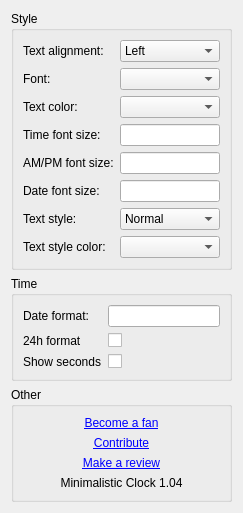
<?xml version="1.0" encoding="UTF-8"?>
<ui version="4.0">
 <class>plasmoidConfig</class>
 <widget class="QWidget" name="plasmoidConfig">
  <property name="geometry">
   <rect>
    <x>0</x>
    <y>0</y>
    <width>243</width>
    <height>453</height>
   </rect>
  </property>
  <property name="sizePolicy">
   <sizepolicy hsizetype="Expanding" vsizetype="Preferred">
    <horstretch>0</horstretch>
    <verstretch>0</verstretch>
   </sizepolicy>
  </property>
  <layout class="QVBoxLayout" name="verticalLayout">
   <item>
    <widget class="QGroupBox" name="fontsGroupBox">
     <property name="title">
      <string>Style</string>
     </property>
     <layout class="QHBoxLayout" name="horizontalLayout_2">
      <item>
       <layout class="QFormLayout" name="formLayout_2">
        <item row="0" column="0">
         <widget class="QLabel" name="label">
          <property name="text">
           <string>Text alignment:</string>
          </property>
         </widget>
        </item>
        <item row="0" column="1">
         <widget class="KComboBox" name="kcfg_textAlignment">
          <property name="sizePolicy">
           <sizepolicy hsizetype="Expanding" vsizetype="Fixed">
            <horstretch>0</horstretch>
            <verstretch>0</verstretch>
           </sizepolicy>
          </property>
          <item>
           <property name="text">
            <string>Left</string>
           </property>
          </item>
          <item>
           <property name="text">
            <string>Center</string>
           </property>
          </item>
          <item>
           <property name="text">
            <string>Right</string>
           </property>
          </item>
         </widget>
        </item>
        <item row="1" column="0">
         <widget class="QLabel" name="label">
          <property name="text">
           <string>Font:</string>
          </property>
         </widget>
        </item>
        <item row="1" column="1">
         <widget class="KFontComboBox" name="kcfg_textFont">
          <property name="sizePolicy">
           <sizepolicy hsizetype="Expanding" vsizetype="Fixed">
            <horstretch>0</horstretch>
            <verstretch>0</verstretch>
           </sizepolicy>
          </property>
         </widget>
        </item>
        <item row="2" column="0">
         <widget class="QLabel" name="label_2">
          <property name="text">
           <string>Text color:</string>
          </property>
         </widget>
        </item>
        <item row="2" column="1">
         <widget class="KColorCombo" name="kcfg_textColor">
          <property name="sizePolicy">
           <sizepolicy hsizetype="Expanding" vsizetype="Fixed">
            <horstretch>0</horstretch>
            <verstretch>0</verstretch>
           </sizepolicy>
          </property>
         </widget>
        </item>
        <item row="3" column="0">
         <widget class="QLabel" name="label">
          <property name="text">
           <string>Time font size:</string>
          </property>
         </widget>
        </item>
        <item row="3" column="1">
         <widget class="KLineEdit" name="kcfg_timeStringFontSize"/>
        </item>
        <item row="4" column="0">
         <widget class="QLabel" name="label">
          <property name="text">
           <string>AM/PM font size:</string>
          </property>
         </widget>
        </item>
        <item row="4" column="1">
         <widget class="KLineEdit" name="kcfg_ampmStringFontSize"/>
        </item>
        <item row="5" column="0">
         <widget class="QLabel" name="label">
          <property name="text">
           <string>Date font size:</string>
          </property>
         </widget>
        </item>
        <item row="5" column="1">
         <widget class="KLineEdit" name="kcfg_dateStringFontSize"/>
        </item>
        <item row="6" column="0">
         <widget class="QLabel" name="label">
          <property name="text">
           <string>Text style:</string>
          </property>
         </widget>
        </item>
        <item row="6" column="1">
         <widget class="KComboBox" name="kcfg_fontStyleName">
          <property name="sizePolicy">
           <sizepolicy hsizetype="Expanding" vsizetype="Fixed">
            <horstretch>0</horstretch>
            <verstretch>0</verstretch>
           </sizepolicy>
          </property>
          <item>
           <property name="text">
            <string>Normal</string>
           </property>
          </item>
          <item>
           <property name="text">
            <string>Raised</string>
           </property>
          </item>
          <item>
           <property name="text">
            <string>Outlined</string>
           </property>
          </item>
          <item>
           <property name="text">
            <string>Sunken</string>
           </property>
          </item>
         </widget>
        </item>
        <item row="7" column="0">
         <widget class="QLabel" name="label_2">
          <property name="text">
           <string>Text style color:</string>
          </property>
         </widget>
        </item>
        <item row="7" column="1">
         <widget class="KColorCombo" name="kcfg_fontStyleColor">
          <property name="sizePolicy">
           <sizepolicy hsizetype="Expanding" vsizetype="Fixed">
            <horstretch>0</horstretch>
            <verstretch>0</verstretch>
           </sizepolicy>
          </property>
         </widget>
        </item>
       </layout>
      </item>
     </layout>
    </widget>
   </item>
   <item>
    <widget class="QGroupBox" name="settingsGroupBox">
     <property name="title">
      <string>Time</string>
     </property>
     <layout class="QHBoxLayout" name="horizontalLayout">
      <item>
       <layout class="QFormLayout" name="formLayout">
        <property name="fieldGrowthPolicy">
         <enum>QFormLayout::AllNonFixedFieldsGrow</enum>
        </property>
        <item row="0" column="0">
         <widget class="QLabel" name="label">
          <property name="text">
           <string>Date format:</string>
          </property>
         </widget>
        </item>
        <item row="0" column="1">
         <widget class="KLineEdit" name="kcfg_dateStringFormat">
          <property name="toolTip">
           <string>&lt;html&gt;&lt;head/&gt;&lt;body&gt;&lt;p&gt;&lt;span style=&quot; font-size:9pt;&quot;&gt;This is a richtext field. You are able to write it like:&lt;/span&gt;&lt;/p&gt;&lt;p align=&quot;center&quot;&gt;&lt;span style=&quot; font-size:10pt; font-style:italic;&quot;&gt;dddd&amp;lt;br/&amp;gt; d MMMM&lt;/span&gt;&lt;/p&gt;&lt;p align=&quot;center&quot;&gt;&lt;span style=&quot; font-size:10pt;&quot;&gt;or&lt;/span&gt;&lt;/p&gt;&lt;p align=&quot;center&quot;&gt;&lt;span style=&quot; font-size:10pt; font-style:italic;&quot;&gt;dddd&amp;lt;span style='color:#f00'&amp;gt;d&amp;lt;/span&amp;gt; MMMM&lt;/span&gt;&lt;/p&gt;&lt;/body&gt;&lt;/html&gt;</string>
          </property>
         </widget>
        </item>
        <item row="1" column="0">
         <widget class="QLabel" name="label">
          <property name="text">
           <string>24h format</string>
          </property>
         </widget>
        </item>
        <item row="1" column="1">
         <widget class="KCheckBox" name="kcfg_timeFormat"/>
        </item>
        <item row="2" column="0">
         <widget class="QLabel" name="label">
          <property name="text">
           <string>Show seconds</string>
          </property>
         </widget>
        </item>
        <item row="2" column="1">
         <widget class="KCheckBox" name="kcfg_showSeconds"/>
        </item>
       </layout>
      </item>
     </layout>
    </widget>
   </item>
   <item>
    <widget class="QGroupBox" name="otherGroupBox">
     <property name="title">
      <string>Other</string>
     </property>
     <layout class="QVBoxLayout" name="verticalLayout_2">
      <item>
       <widget class="QLabel" name="label_3">
        <property name="text">
         <string>&lt;a href='http://kde-apps.org/content/show.php?action=fan&amp;content=165712&amp;fan=become'&gt;Become a fan&lt;/a&gt;</string>
        </property>
        <property name="textFormat">
         <enum>Qt::RichText</enum>
        </property>
        <property name="alignment">
         <set>Qt::AlignCenter</set>
        </property>
       </widget>
      </item>
      <item>
       <widget class="QLabel" name="label_4">
        <property name="text">
         <string>&lt;a href='https://github.com/vityafx/MinimalisticClock'&gt;Contribute&lt;/a&gt;</string>
        </property>
        <property name="textFormat">
         <enum>Qt::RichText</enum>
        </property>
        <property name="alignment">
         <set>Qt::AlignCenter</set>
        </property>
       </widget>
      </item>
      <item>
       <widget class="QLabel" name="label_5">
        <property name="text">
         <string>&lt;a href='http://kde-apps.org/comments/add.php?type=1&amp;forumpage=-1&amp;content=165712'&gt;Make a review&lt;/a&gt;</string>
        </property>
        <property name="textFormat">
         <enum>Qt::RichText</enum>
        </property>
        <property name="alignment">
         <set>Qt::AlignCenter</set>
        </property>
       </widget>
      </item>
            
      <item>
       <widget class="QLabel" name="label_6">
        <property name="text">
         <string>Minimalistic Clock 1.04</string>
        </property>
        <property name="alignment">
         <set>Qt::AlignCenter</set>
        </property>
       </widget>
      </item>
     </layout>
    </widget>
   </item>
  </layout>
 </widget>
 <customwidgets>
  <customwidget>
   <class>KColorCombo</class>
   <extends>QComboBox</extends>
   <header>kcolorcombo.h</header>
  </customwidget>
  <customwidget>
   <class>KLineEdit</class>
   <extends>QLineEdit</extends>
   <header>klineedit.h</header>
  </customwidget>
  <customwidget>
   <class>KCheckBox</class>
   <extends>QCheckBox</extends>
   <header>kcheckbox.h</header>
  </customwidget>
  <customwidget>
   <class>KComboBox</class>
   <extends>QComboBox</extends>
   <header>kcombobox.h</header>
  </customwidget>
  <customwidget>
   <class>KFontComboBox</class>
   <extends>KComboBox</extends>
   <header>kfontcombobox.h</header>
  </customwidget>
 </customwidgets>
 <resources/>
 <connections/>
</ui>
